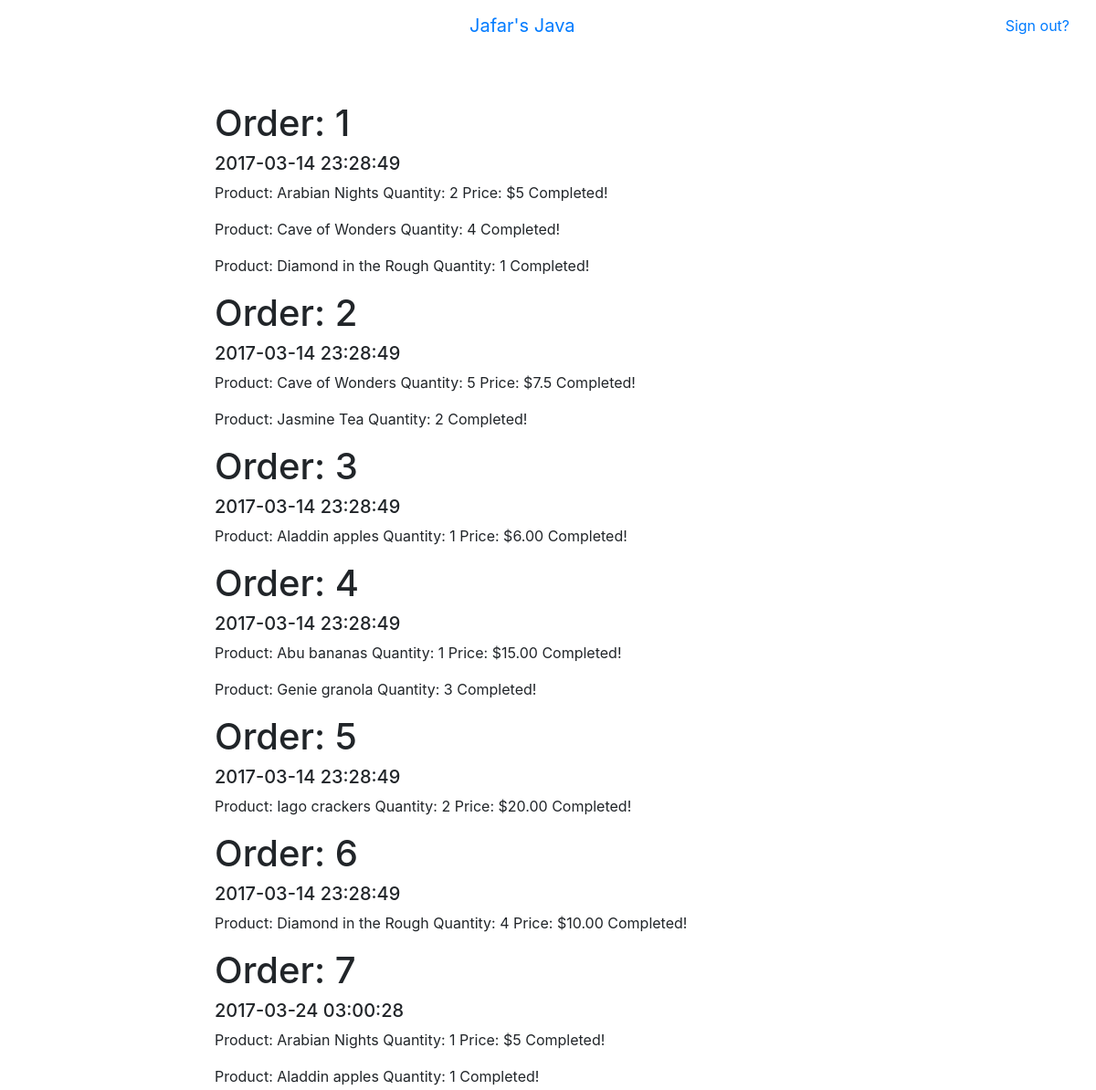
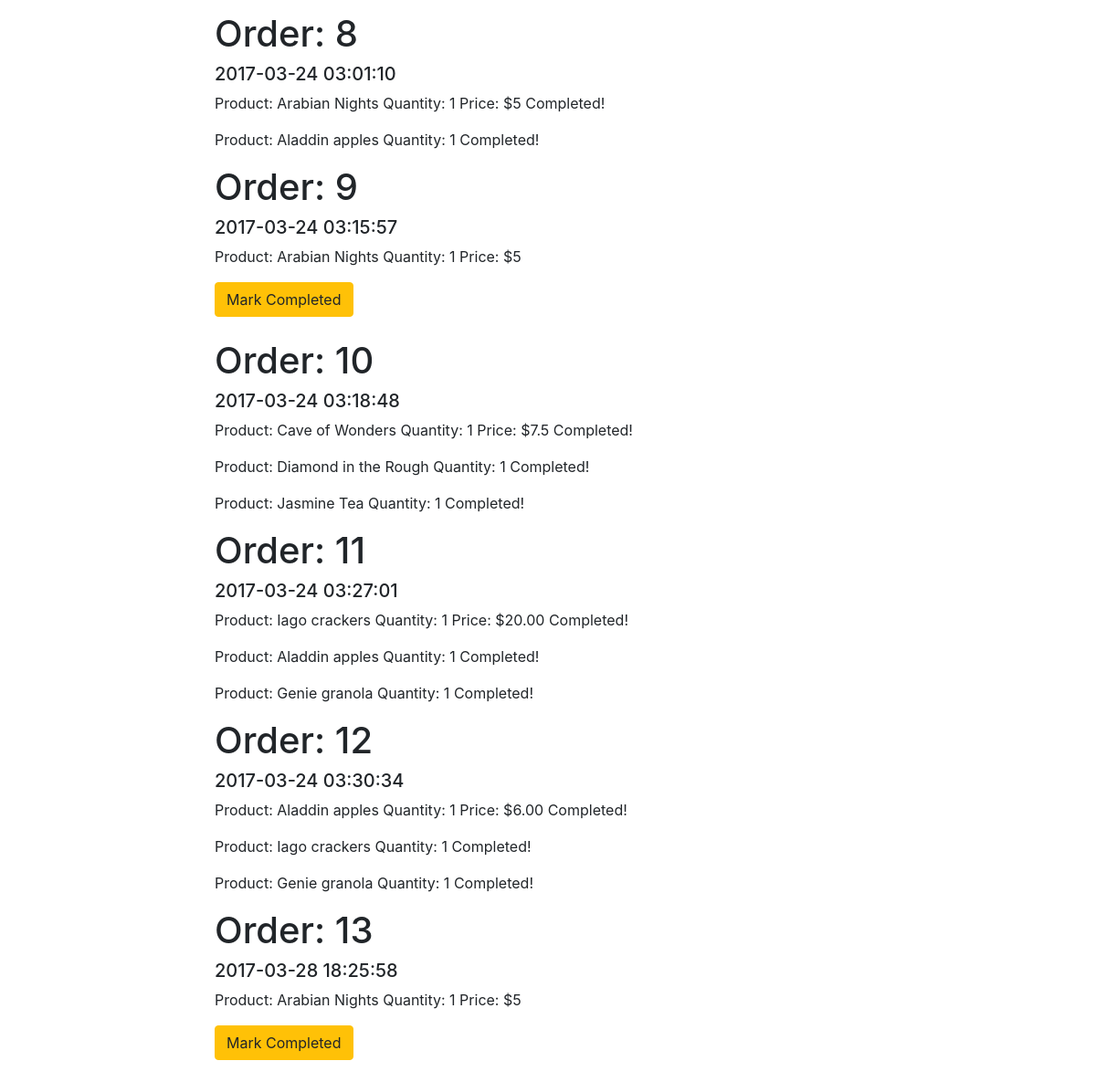
The page /BaristaHome.php on the database its author committed (2 pictures, top to bottom).
### tables this page shows
CREATE TABLE `orders` (
  `order_id` int(10) UNSIGNED NOT NULL,
  `user_id` int(10) NOT NULL,
  `product_id` int(10) NOT NULL,
  `quantity` int(10) NOT NULL,
  `completed` tinyint(1) NOT NULL DEFAULT '0',
  `created_at` timestamp NOT NULL DEFAULT CURRENT_TIMESTAMP,
  `updated_at` timestamp NULL DEFAULT NULL
);

### HomeProcessing.php (the view, shortened to what this page needs)
<?php
$user ="root";
$pw = "";
$db = "tsarbucks";
$currentOrder = 0;
$productArray = array("1"=>"Arabian Nights", "2"=>"Cave of Wonders", "3"=>"Diamond in the Rough","4"=>"Aladdin apples","5"=>"Jasmine Tea",
	"6"=>"Genie granola","7"=>"Iago crackers","8"=>"Abu bananas","9"=>"Sultan smoothie","10"=>"Rajah roast");
$priceArray = array("1"=>"5","2"=>"7.5","3"=>"10.00","4"=>"6.00","5"=>"12.00","6"=>"10.00","7"=>"20.00","8"=>"15.00","9"=>"15.00","10"=>"15.00");
$db = new mysqli("p:localhost", $user, $pw, $db);
if($_SESSION['email'] == "customer"){
	$runningTotal = 0;
	if($result = $db->query("SELECT * FROM orders")) {
   		while($obj = $result->fetch_object()) {
   	   		$pid = $obj->product_id;
   	   		$currentQty = $obj->quantity;
   	   		$currentPrice = $priceArray[$pid];
   	   		$order_id = $obj->order_id;
   	   		if($obj->completed == 1){
   	   			$completed = "Completed!";
   	   		} else {
   	   			$completed = "Pending";
   	   		}
   			if($currentOrder != $obj->order_id){
   				$currentOrder = $obj->order_id;
   				if($runningTotal != 0){
   					echo "Order Total: $$runningTotal";
   					$runningTotal = 0;
   				}
   				echo "<h1>Order: $currentOrder</h1> <span><h5>$obj->created_at</h5></span>";
   				echo "<p>Product: $productArray[$pid] Quantity: $obj->quantity Price: $$priceArray[$pid] Completed?: $completed";
   				echo "<br/>";
   				$runningTotal = $runningTotal + ($currentQty * $currentPrice);
   			} else {
   				$runningTotal = $runningTotal + ($currentQty * $currentPrice);
				echo "<p>Product: $productArray[$pid] Quantity: $obj->quantity Price: $$priceArray[$pid] Completed?: $completed";
   				echo "<br/>";
   			}
   		}
   		echo "Order Total: $$runningTotal";
   		$_SESSION['order_id'] = ($order_id + 1);
   		$result->close();
	}
} else {
	if($result = $db->query("SELECT * FROM orders")) {
   		while($obj = $result->fetch_object()) {
   	   		$pid = $obj->product_id;
   			if($currentOrder != $obj->order_id){
   				$currentOrder = $obj->order_id;
   				echo "<h1>Order: $currentOrder</h1> <span><h5>$obj->created_at</h5></span>";
   				if($obj->completed == 0){
   					echo "<p>Product: $productArray[$pid] Quantity: $obj->quantity Price: $$priceArray[$pid]";
   					echo "<form action='HomeProcessing.php' method='post'>";
					echo "<button type='submit' name='completed' class='btn btn-warning' value='$obj->order_id'>Mark Completed</button>";
					echo "</form>";
   					echo "<br/>";
   				} else {
   					echo "<p>Product: $productArray[$pid] Quantity: $obj->quantity Price: $$priceArray[$pid] Completed!";
   					echo "<br/>";
   				}
   			} else {
   				if($obj->completed == 0){
   					echo "<p>Product: $productArray[$pid] Quantity: $obj->quantity";
   					echo "<form action='HomeProcessing.php' method='post'>";
					echo "<button type='submit' name='completed' class='btn btn-warning' value='$obj->order_id'>Mark Completed</button>";
					echo "<input type='hidden' value='$pid' name='product_id'>";
					echo "</form>";
   					echo "<br/>";
   				} else {
   					echo "<p>Product: $productArray[$pid] Quantity: $obj->quantity Completed!";
   					echo "<br/>";
   				}
   			}
   		}
	}
	}
?>

### BaristaHome.php (shortened to what this page needs)
<!DOCTYPE html>
<html lang="en">
<link rel="stylesheet" href="https://maxcdn.bootstrapcdn.com/bootstrap/4.0.0-alpha.6/css/bootstrap.min.css">
  <head>
    <link rel="stylesheet" href="styles.css">
  </head>
  <body>
    <nav class="navbar navbar-toggleable-md navbar-inverse bg-inverse fixed-top">
      <button class="navbar-toggler navbar-toggler-right" type="button" data-toggle="collapse" data-target="#navbarsExampleDefault" aria-controls="navbarsExampleDefault" aria-expanded="false" aria-label="Toggle navigation">
        <span class="navbar-toggler-icon"></span>
      </button>
      <a class="navbar-brand" href="#">Jafar's Java</a>
      <a class="btn" href="login.php" role="button">Sign out?</a>
    </nav>
<div class="container">
  <div class="row" style="margin-top:10%" >
      <div class="col-xs-3 col-sm-3 col-md-2"></div>
      <div class="col-xs-6 col-sm-6 col-md-8">
            <?php include 'HomeProcessing.php'; ?>
      </div>
      <div class="col-xs-3 col-sm-3 col-md-2"></div>
    </div>
  </div>
  </body>
</html>

### styles.css (style rules this page uses)
h2,p { color:#93111B; }

### rows shown on the page
orders: order "1", created_at "2017-03-14 23:28:49", product "Arabian Nights", quantity "2", product "5"
orders: product "Cave of Wonders", quantity "4"
orders: product "Diamond in the Rough", quantity "1"
orders: order "2", created_at "2017-03-14 23:28:49", product "Cave of Wonders", quantity "5", product "7.5"
orders: product "Jasmine Tea", quantity "2"
orders: order "3", created_at "2017-03-14 23:28:49", product "Aladdin apples", quantity "1", product "6.00"
orders: order "4", created_at "2017-03-14 23:28:49", product "Abu bananas", quantity "1", product "15.00"
orders: product "Genie granola", quantity "3"
orders: order "5", created_at "2017-03-14 23:28:49", product "Iago crackers", quantity "2", product "20.00"
orders: order "6", created_at "2017-03-14 23:28:49", product "Diamond in the Rough", quantity "4", product "10.00"
orders: order "7", created_at "2017-03-24 03:00:28", product "Arabian Nights", quantity "1", product "5"
orders: product "Aladdin apples", quantity "1"
orders: order "8", created_at "2017-03-24 03:01:10", product "Arabian Nights", quantity "1", product "5"
orders: product "Aladdin apples", quantity "1"
orders: order "9", created_at "2017-03-24 03:15:57", product "Arabian Nights", quantity "1", product "5"
orders: order "10", created_at "2017-03-24 03:18:48", product "Cave of Wonders", quantity "1", product "7.5"
orders: product "Diamond in the Rough", quantity "1"
orders: product "Jasmine Tea", quantity "1"
orders: order "11", created_at "2017-03-24 03:27:01", product "Iago crackers", quantity "1", product "20.00"
orders: product "Aladdin apples", quantity "1"
orders: product "Genie granola", quantity "1"
orders: order "12", created_at "2017-03-24 03:30:34", product "Aladdin apples", quantity "1", product "6.00"
orders: product "Iago crackers", quantity "1"
orders: product "Genie granola", quantity "1"
orders: order "13", created_at "2017-03-28 18:25:58", product "Arabian Nights", quantity "1", product "5"
